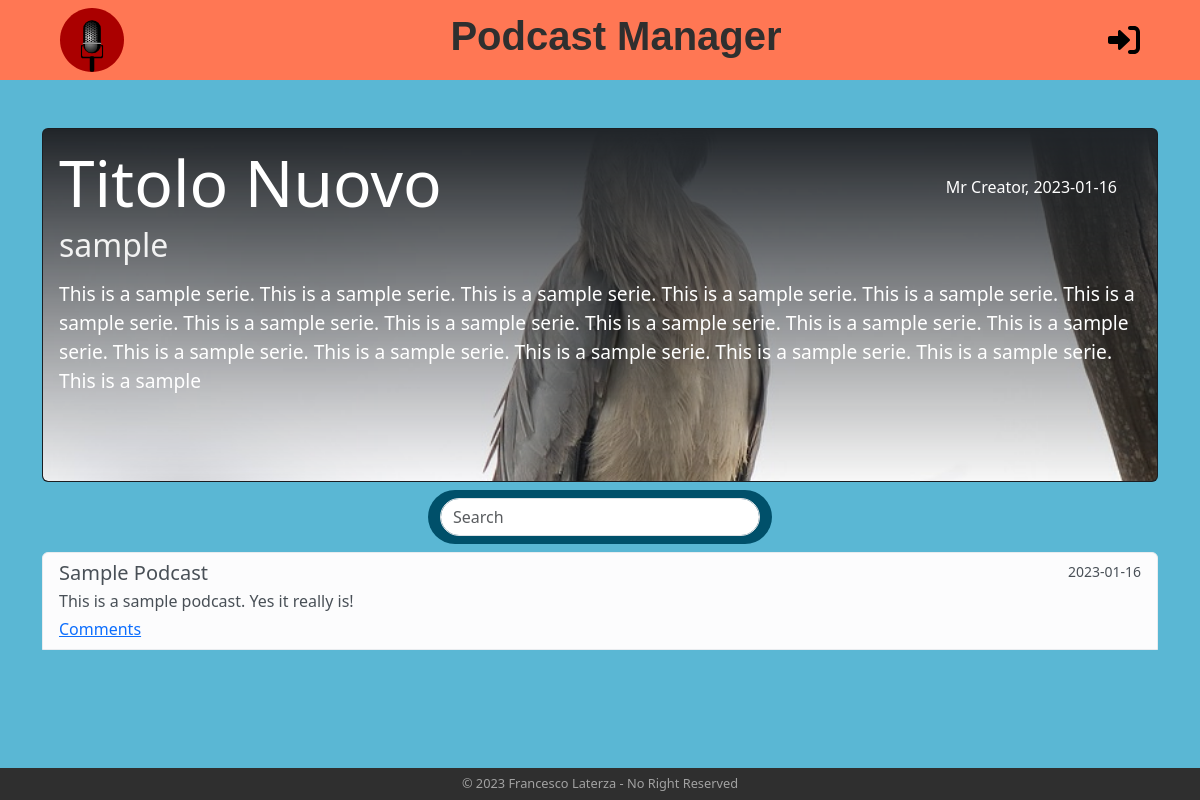
/series/10, run on an earlier commit of the app's database.
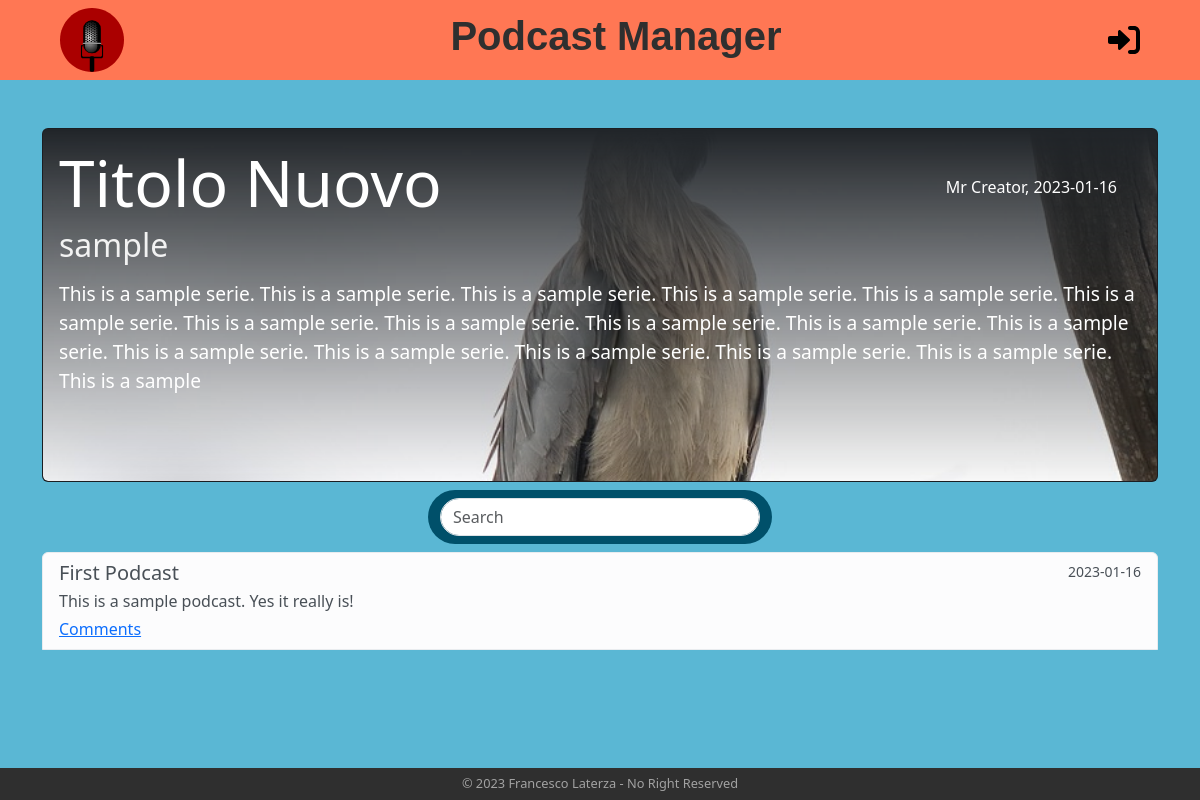
And on a later commit of the database.
### tables this page shows
CREATE TABLE "series" (
	"id"	INTEGER,
	"title"	TEXT NOT NULL,
	"category"	TEXT NOT NULL,
	"date"	TEXT NOT NULL,
	"text"	TEXT NOT NULL,
	"creator_id"	INTEGER NOT NULL,
	FOREIGN KEY("creator_id") REFERENCES "users"("id"),
	PRIMARY KEY("id" AUTOINCREMENT)
);

CREATE TABLE "users" (
	"id"	INTEGER,
	"username"	TEXT NOT NULL,
	"email"	TEXT NOT NULL UNIQUE,
	"password"	TEXT NOT NULL,
	"is_creator"	INTEGER NOT NULL,
	PRIMARY KEY("id" AUTOINCREMENT)
);

CREATE TABLE "podcasts" (
	"id"	INTEGER,
	"title"	TEXT NOT NULL UNIQUE,
	"description"	TEXT NOT NULL,
	"date"	TEXT,
	"series_id"	INTEGER NOT NULL,
	PRIMARY KEY("id" AUTOINCREMENT),
	FOREIGN KEY("series_id") REFERENCES "series"("id") ON DELETE CASCADE
);

### app.py (the view)
@app.route('/series/<int:series_id>')
def series(series_id):
    series_selected = series_dao.get_series_by_id(series_id)
    if not series_selected:
        flash("Series do not exist...", "danger")
        return redirect(url_for("home"))
    if current_user.is_authenticated:
        podcasts = podcast_dao.get_podcasts(series_id, current_user.id)
    else:
        podcasts = podcast_dao.get_podcasts(series_id, 0)
    return render_template("series.html", series=series_selected, podcasts=podcasts, get_creator_name=users_dao.get_user_username_by_id, is_following=follows_dao.is_following, comments=comments_dao.get_comments, str=str)

### dao/comments_dao.py (called while the page is built)
def get_comments(podcast_id):
    conn = sqlite3.connect("db/series.db")
    conn.row_factory = sqlite3.Row
    cursor = conn.cursor()
    sql = "SELECT * FROM comments WHERE podcast_id = ?"
    cursor.execute(sql, (podcast_id, ))
    res = cursor.fetchall()
    cursor.close()
    conn.close()
    return res

### dao/podcast_dao.py (called while the page is built)
def get_podcasts(series_id, creator_id):
    conn = sqlite3.connect("db/series.db")
    conn.row_factory = sqlite3.Row
    cursor = conn.cursor()
    sql = "SELECT podcasts.*, creator_id FROM podcasts LEFT JOIN series ON podcasts.series_id = series.id WHERE series_id = ? AND ( podcasts.date <= ? OR creator_id = ? ) ORDER BY date ASC"
    curr_date = date.today()
    cursor.execute(sql, (series_id, curr_date, creator_id))
    res = cursor.fetchall()
    cursor.close()
    conn.close()
    return res

### dao/series_dao.py (called while the page is built)
def get_series_by_id(id):
    conn = sqlite3.connect("db/series.db")
    conn.row_factory = sqlite3.Row
    cursor = conn.cursor()
    sql = "SELECT * FROM series WHERE id = ?"
    cursor.execute(sql, (id, ))
    res = cursor.fetchone()
    cursor.close()
    conn.close()
    return res

### dao/users_dao.py (called while the page is built)
def get_user_by_id(id):
    conn = sqlite3.connect("db/series.db")
    conn.row_factory = sqlite3.Row
    cursor = conn.cursor()
    sql = "SELECT * FROM users WHERE id = ?"
    cursor.execute(sql, (id, ))
    res = cursor.fetchone()
    cursor.close()
    conn.close()
    return res

def get_user_username_by_id(id):
    user = get_user_by_id(id)
    return user["username"]

### templates/series.html (shortened to what this page needs)
{% extends "base.html" %} {% block title %}{{ series.title }}{% endblock %} {%
block content%}
<main class="col-12 container height-main">
  <div class="card text-bg-dark mt-5">
    <img
      src="{{ url_for('static', filename='images/'+series.title.lower().replace(' ', '_')+'.jpeg') }}"
      class="card-img series-img-bg"
      alt="series image"
    />
    <article class="card-img-overlay">
      <section class="d-flex justify-content-between align-items-center">
        <h5 class="card-title series-title">{{ series.title }}</h5>
        <h6 class="card-text me-4">
          {{ get_creator_name(series.creator_id) }}, {{ series.date }}
        </h6>
      </section>
      <section>
        <h6 class="card-subtitle text-muted series-subtitle">
          {{ series.category }}
        </h6>
        <p class="card-text series-text mt-3">{{ series.text }}</p>
      </section>
    </article>
  </div>
  {% if podcasts | length != 0 %}
  <nav class="navbar search-nav my-2 mx-auto">
    <div class="container-fluid">
      <input
        class="form-control search-tab"
        type="search"
        placeholder="Search"
        aria-label="Search"
      />
    </div>
  </nav>
  {% endif %}
  <article class="list-group">
     {% for podcast in podcasts %}
    <section
      class="list-group-item list-group-item-action list-group-item-light"
      data-podcast
    >
      <div class="d-flex w-100 justify-content-between">
        <h5 class="mb-1" data-podcast-title>{{ podcast.title }}</h5>
        <small>{{ podcast.date }}</small>
      </div>
      <p class="mb-1" data-podcast-description>{{ podcast.description }}</p>
      <a
        href="#"
        class=""
        data-bs-toggle="modal"
        data-bs-target="#modal-comments-{{ podcast.id }}"
      >
        Comments
      </a>
    </section>
    {% endfor %}
  </article>
</main>
{% endblock%}

### templates/base.html (shortened to what this page needs)
<!DOCTYPE html>
<html lang="en">
  <head>
    <link
      href="https://cdn.jsdelivr.net/npm/bootstrap@5.3.0-alpha1/dist/css/bootstrap.min.css"
      rel="stylesheet"
    />
    <link
      rel="stylesheet"
      href="{{ url_for('static', filename='style.css') }}"
    />
  </head>
  <body>
    <header>
      <div class="container-fluid mx-5 header-container">
        <a href="{{ url_for('home') }}">
          <img
            src="{{ url_for('static', filename='images/logo.svg') }}"
            alt="logo"
            class="logo-img"
          />
        </a>
        <a href="{{ url_for('home') }}">
          <h1>Podcast Manager</h1>
        </a>
        {% if current_user.is_authenticated %}
        <a href="{{ url_for('profile') }}">
          <img
            src="{{ url_for('static', filename='images/user-icon.svg') }}"
            alt="login-icon"
            class="user-icon"
          />
        </a>
        {% else %}
        <a href="{{ url_for('login') }}">
          <img
            src="{{ url_for('static', filename='images/login-icon.svg') }}"
            alt="user-icon"
            class="user-icon"
          />
        </a>
        {% endif %}
      </div>
    </header>
     {% block content %}{% endblock %}
    <footer class="copy-container">
      <p class="copy">© 2023 Francesco Laterza - No Right Reserved</p>
    </footer>
  </body>
</html>

### static/style.css (style rules this page uses)
body { font-family: "Segoe UI", Tahoma, Geneva, Verdana, sans-serif; background-color: #5ab7d4; }
header { height: 5rem; background-color: #ff7754; display: flex; align-items: center; }
.header-container { display: flex; justify-content: space-between; align-items: center; }
.logo-img { width: 4rem; }
header a { text-decoration: none; color: #2f2f2f; }
header h1 { font-family: "Trebuchet MS", "Lucida Sans Unicode", "Lucida Grande", "Lucida Sans", Arial, sans-serif; font-weight: bold; }
.user-icon { width: 2rem; }
main { min-height: calc(100vh - 7rem); }
.card { background-color: #00506a; color: #5ab7d4; }
.series-img-bg { height: 20rem; object-fit: cover; -webkit-mask-image: -webkit-gradient( linear, left top, left bottom, from(rgba(0, 0, 0, 0)), to(rgba(0, 0, 0, 1)) ); mask-image: linear-gradient(to bottom, rgba(0, 0, 0, 0), rgba(0, 0, 0, 1)); }
.series-title { font-size: 4rem; }
.series-subtitle { font-size: 2rem; color: #f2f2f2 !important; }
.series-text { font-size: 1.2rem; }
.copy-container { height: 2rem; background-color: #2f2f2f; display: flex; justify-content: center; align-items: center; }
.copy { margin-bottom: 0; color: #a2a2a2; font-size: 0.8rem; }
.height-main { min-height: calc(100vh - 10rem); }
.search-nav { background-color: #00506a; border-radius: 5rem; max-width: fit-content; }
.search-tab { border-radius: 5rem; width: 20rem; }
@media (max-width: 1400px) { .series-img-bg { height: 22rem; } }

What changed in the data, as far as the page shows it:
changed podcasts "This is a sample podcast. Yes it really is!": title "Sample Podcast" → "First Podcast"
